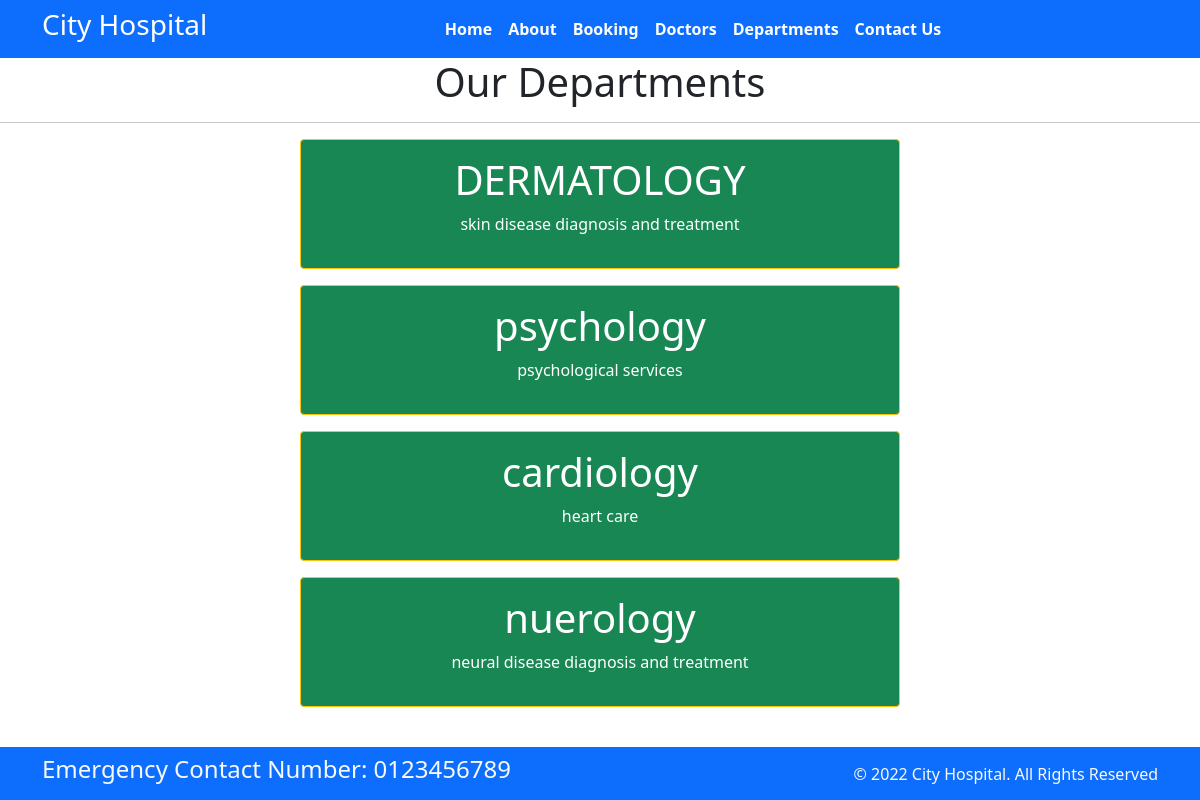
Page /department/ on the committed database.
### home/models.py (models this page shows, shortened)
class Departments(models.Model):
    dep_name =models.CharField(max_length=100)
    dep_description=models.TextField()

### home/views.py (the view)
# urls.py: path('department/',views.department,name='department')
def department(request):
    dic_dep={
        'dept':Departments.objects.all()
    }
    return render(request,'department.html',dic_dep)

### home/templates/department.html (shortened to what this page needs)
{% extends 'base.html' %}
{% block content%}
<h1 class="text-center"> Our Departments </h1>
<hr>
{% for d in dept %}
<div class="mx-auto w-50 bg-success text-center text-white p-3 my-3 border border-warning rounded">
    <h1>{{d.dep_name}}</h1>
    <p>{{d.dep_description}}</p>
</div>
{% endfor %}
{% endblock %}

### rows in the picture
Departments: dep_name "DERMATOLOGY", dep_description "skin disease diagnosis and treatment"
Departments: dep_name "psychology", dep_description "psychological services"
Departments: dep_name "cardiology", dep_description "heart care"
Departments: dep_name "nuerology", dep_description "neural disease diagnosis and treatment"
